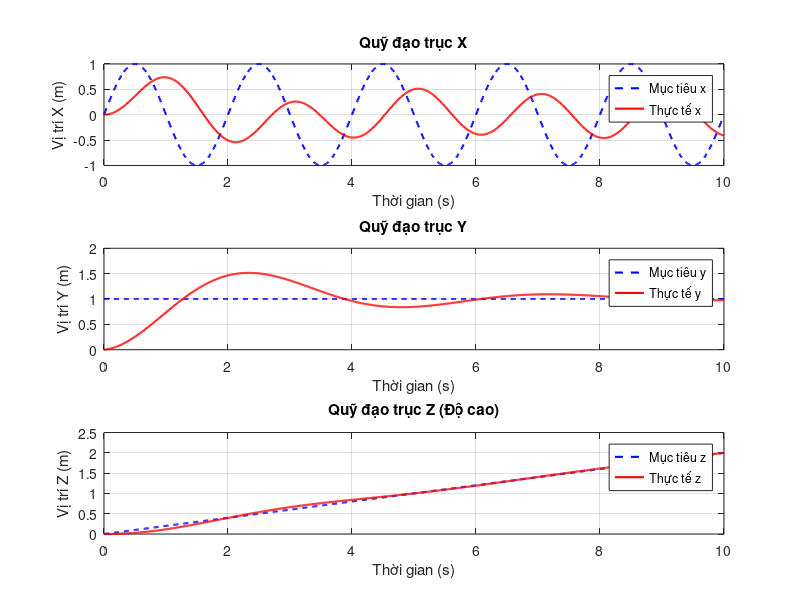
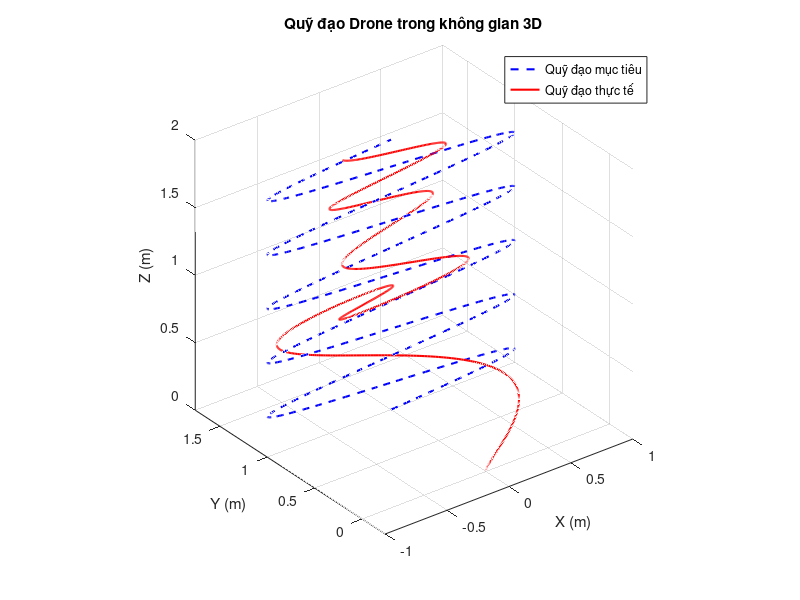

Write MATLAB code to recreate these figures, in order.
% Mô phỏng Drone 3D với PID và Quỹ đạo trong MATLAB
clear all; close all; clc;

% Tham số mô phỏng
dt = 0.01; % Bước thời gian (s)
T = 10;    % Thời gian mô phỏng (s)
time = 0:dt:T;
n_steps = length(time);

% Lập kế hoạch quỹ đạo
freq = 0.5; % Tần số cho quỹ đạo sin (Hz)
traj_x = sin(2 * pi * freq * time); % Quỹ đạo sin cho x
traj_y = ones(1, n_steps); % Vị trí y cố định (trước-sau)
traj_z = linspace(0, 2, n_steps); % Tăng tuyến tính từ 0 đến 2m cho z (độ cao)

% Trạng thái ban đầu của drone
pos_x = 0; vel_x = 0;
pos_y = 0; vel_y = 0;
pos_z = 0; vel_z = 0;

% Tham số PID (tinh chỉnh sơ bộ)
kp_x = 2.0; ki_x = 0.5; kd_x = 1.0;
kp_y = 2.0; ki_y = 0.5; kd_y = 1.0;
kp_z = 2.0; ki_z = 0.5; kd_z = 1.0;

% Khởi tạo biến lưu trữ cho PID
integral_x = 0; prev_error_x = 0;
integral_y = 0; prev_error_y = 0;
integral_z = 0; prev_error_z = 0;

% Mảng lưu trữ kết quả mô phỏng
pos_sim_x = zeros(1, n_steps);
pos_sim_y = zeros(1, n_steps);
pos_sim_z = zeros(1, n_steps);

% Vòng lặp mô phỏng
for i = 1:n_steps
    % Tính sai số
    error_x = traj_x(i) - pos_x;
    error_y = traj_y(i) - pos_y;
    error_z = traj_z(i) - pos_z;
    
    % PID cho trục x
    integral_x = integral_x + error_x * dt;
    derivative_x = (error_x - prev_error_x) / dt;
    a_x = kp_x * error_x + ki_x * integral_x + kd_x * derivative_x;
    a_x = max(min(a_x, 10), -10); % Giới hạn gia tốc
    
    % PID cho trục y
    integral_y = integral_y + error_y * dt;
    derivative_y = (error_y - prev_error_y) / dt;
    a_y = kp_y * error_y + ki_y * integral_y + kd_y * derivative_y;
    a_y = max(min(a_y, 10), -10); % Giới hạn gia tốc
    
    % PID cho trục z
    integral_z = integral_z + error_z * dt;
    derivative_z = (error_z - prev_error_z) / dt;
    a_z = kp_z * error_z + ki_z * integral_z + kd_z * derivative_z;
    a_z = max(min(a_z, 10), -10); % Giới hạn gia tốc
    
    % Cập nhật trạng thái
    vel_x = vel_x + a_x * dt;
    pos_x = pos_x + vel_x * dt;
    vel_y = vel_y + a_y * dt;
    pos_y = pos_y + vel_y * dt;
    vel_z = vel_z + a_z * dt;
    pos_z = pos_z + vel_z * dt;
    
    % Lưu trạng thái
    pos_sim_x(i) = pos_x;
    pos_sim_y(i) = pos_y;
    pos_sim_z(i) = pos_z;
    
    % Cập nhật sai số trước đó
    prev_error_x = error_x;
    prev_error_y = error_y;
    prev_error_z = error_z;
end

% In kết quả
fprintf('Vị trí cuối x: %.3f (mục tiêu: %.3f)\n', pos_x, traj_x(end));
fprintf('Vị trí cuối y: %.3f (mục tiêu: %.3f)\n', pos_y, traj_y(end));
fprintf('Vị trí cuối z: %.3f (mục tiêu: %.3f)\n', pos_z, traj_z(end));
fprintf('Sai số theo dõi tối đa x: %.3f m\n', max(abs(pos_sim_x - traj_x)));
fprintf('Sai số theo dõi tối đa y: %.3f m\n', max(abs(pos_sim_y - traj_y)));
fprintf('Sai số theo dõi tối đa z: %.3f m\n', max(abs(pos_sim_z - traj_z)));

% Vẽ đồ thị theo thời gian
figure('Name', 'Kết quả mô phỏng quỹ đạo Drone 3D');
subplot(3, 1, 1);
plot(time, traj_x, 'b--', 'LineWidth', 1.5, 'DisplayName', 'Mục tiêu x');
hold on;
plot(time, pos_sim_x, 'r-', 'LineWidth', 1.5, 'DisplayName', 'Thực tế x');
title('Quỹ đạo trục X'); xlabel('Thời gian (s)'); ylabel('Vị trí X (m)');
legend; grid on;

subplot(3, 1, 2);
plot(time, traj_y, 'b--', 'LineWidth', 1.5, 'DisplayName', 'Mục tiêu y');
hold on;
plot(time, pos_sim_y, 'r-', 'LineWidth', 1.5, 'DisplayName', 'Thực tế y');
title('Quỹ đạo trục Y'); xlabel('Thời gian (s)'); ylabel('Vị trí Y (m)');
legend; grid on;

subplot(3, 1, 3);
plot(time, traj_z, 'b--', 'LineWidth', 1.5, 'DisplayName', 'Mục tiêu z');
hold on;
plot(time, pos_sim_z, 'r-', 'LineWidth', 1.5, 'DisplayName', 'Thực tế z');
title('Quỹ đạo trục Z (Độ cao)'); xlabel('Thời gian (s)'); ylabel('Vị trí Z (m)');
legend; grid on;

% Vẽ quỹ đạo 3D
figure('Name', 'Quỹ đạo 3D của Drone');
plot3(traj_x, traj_y, traj_z, 'b--', 'LineWidth', 1.5, 'DisplayName', 'Quỹ đạo mục tiêu');
hold on;
plot3(pos_sim_x, pos_sim_y, pos_sim_z, 'r-', 'LineWidth', 1.5, 'DisplayName', 'Quỹ đạo thực tế');
title('Quỹ đạo Drone trong không gian 3D');
xlabel('X (m)'); ylabel('Y (m)'); zlabel('Z (m)');
legend; grid on; axis equal;